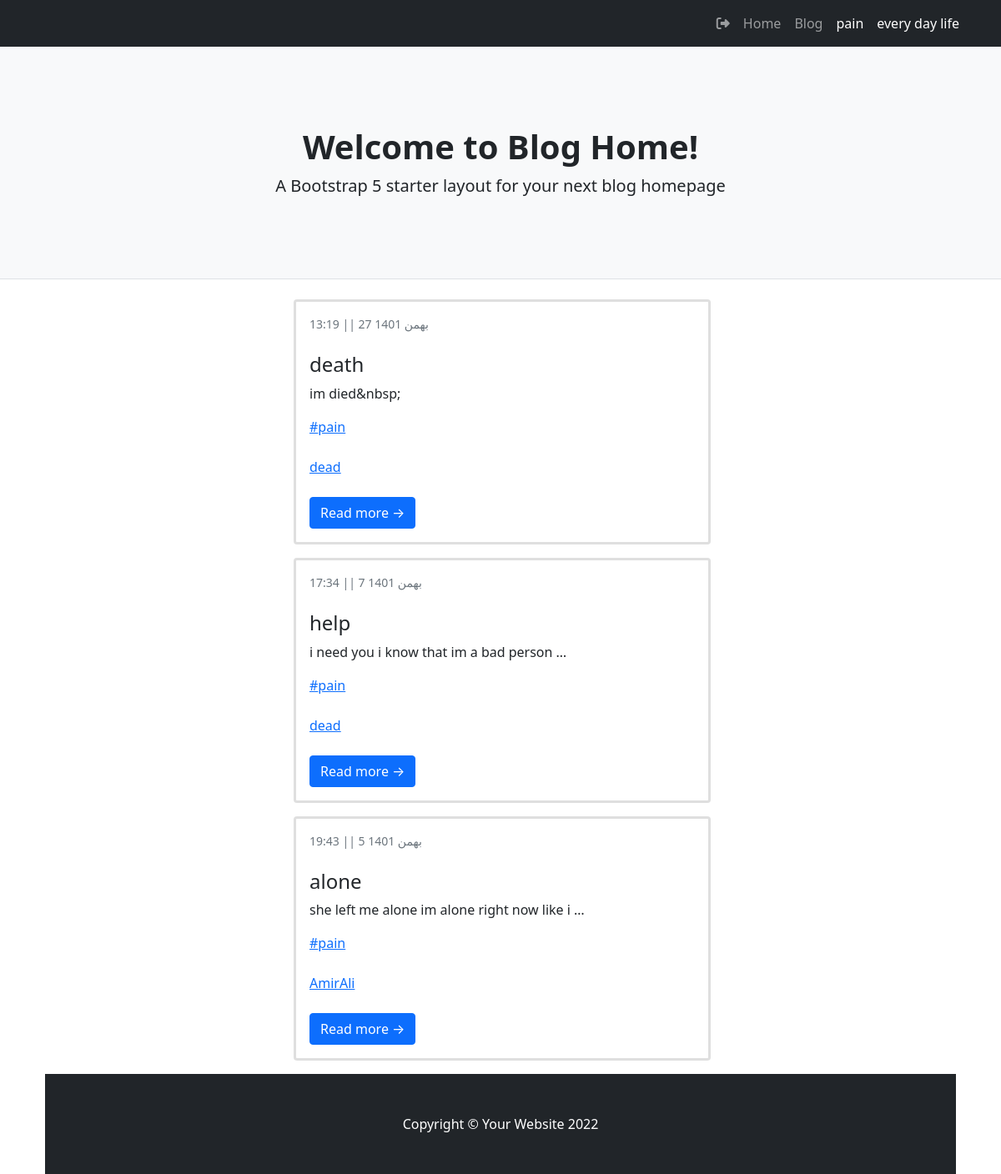
/category/pain, run on an earlier commit of the app's database.
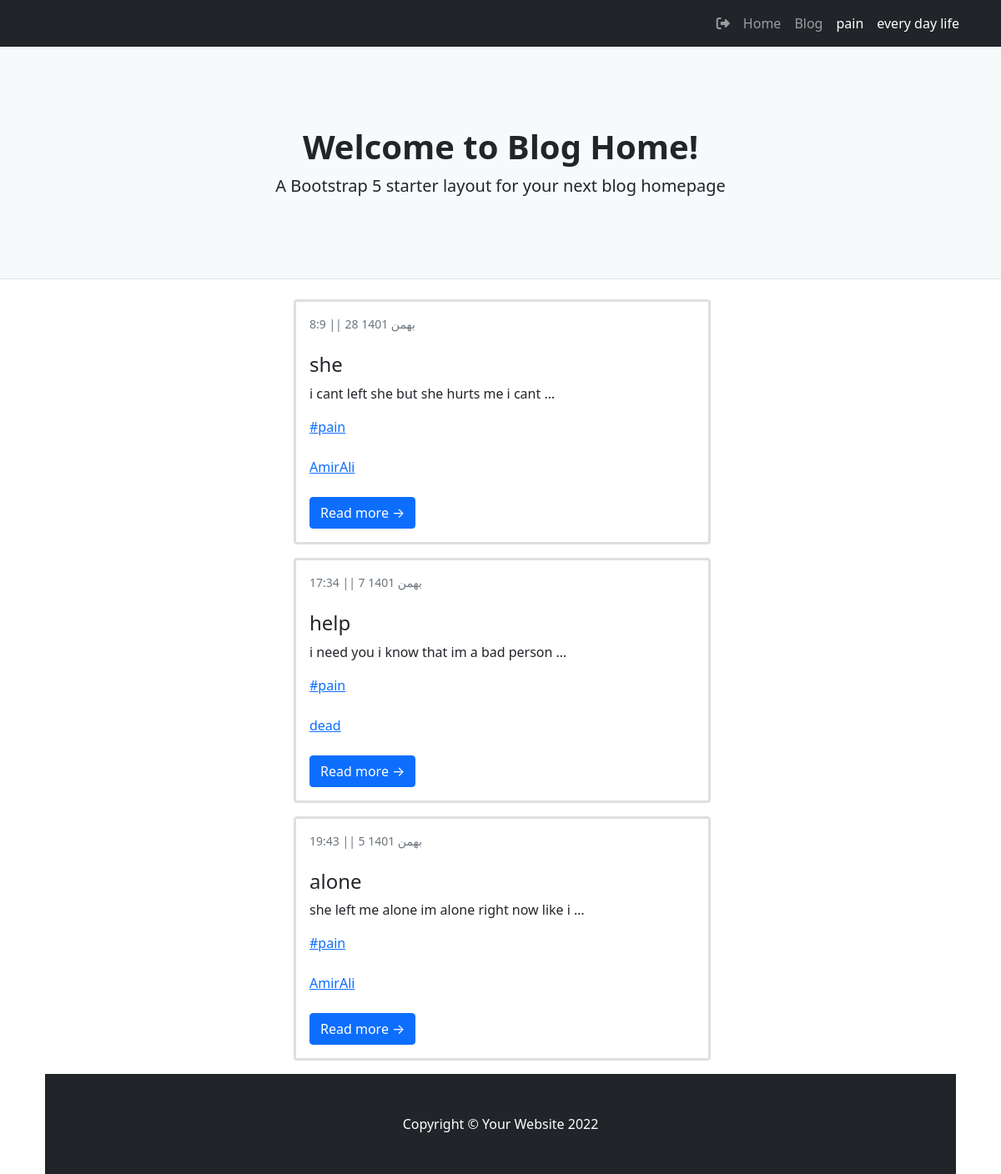
And on a later commit of the database.
### blog/models.py (models this page shows, shortened)
class Category(models.Model):
    parent = models.ForeignKey("self",default=None,null=True,blank=True,on_delete=models.SET_NULL,related_name='children')
    title = models.CharField(max_length=200)
    slug = models.SlugField(max_length=100,unique=True)
    status = models.BooleanField(default=True,verbose_name="show")
    position = models.IntegerField(verbose_name="order")
    class Meta:
        ordering = ['parent__id','position']
    objects = CategorytManager()

class Article(models.Model):
    STATUS_CHOICES=(
        ('d','draft'),
        ("p",'publish'),
        ("i","pendeing"),#در دست برسی
        ("b","back")#خانواده شده برگشت داده شده
    )
    author = models.ForeignKey(User,on_delete=models.SET_NULL,null=True,related_name="posts_of_author")# اختصاص دادن یک نویسدنده برای پست
    title = models.CharField(max_length=200)
    slug = models.SlugField(max_length=100,unique=True)
    category = models.ManyToManyField(Category,related_name="post_of_category")
    descriptions = models.TextField()
    publish= models.DateTimeField(default=timezone.now)
    created = models.DateTimeField(auto_now_add=True)
    updated = models.DateTimeField(auto_now=True)
    is_special = models.BooleanField(default=False,verbose_name="special post")
    status = models.CharField(max_length=1,choices=STATUS_CHOICES)
    class Meta:
        ordering = ["-publish"]
    def jalali_get_publish(self):
         return jalali_converter(self.publish)
    jalali_get_publish.short_description = "date published"
    def category_to_str(self):
        return ", ".join([category.title for category in self.category.active()])
    category_to_str.short_description = "category"  # این اطلاعات را با چه تایتلی در پنل ادمین نشان دهد
    objects = PostManager()

### account/models.py (models this page shows)
class User(AbstractUser):   #ارث بری از کلاس یوزر خود جنگو و ایجاد یوزر جدید برای استفاده توی پروژه
    is_author = models.BooleanField(default=False)
    special_user = models.DateTimeField(default=timezone.now)
    def special_or_not(self):
        if(timezone.now() < self.special_user):   #ایا یوزر الان یوزر طلایی هست یا ن
            return True
        else:
            return False
    special_or_not.boolean = True
    special_or_not.short_description = "special user"

### blog/views.py (the view)
# urls.py: path('category/<slug:slug>',Category_list.as_view(),name="category"),
class Category_list(ListView):
    paginate_by = 5  # """پیچ انیشین صفجه کتگوری"""
    template_name = "blog/category.html"
    def get_queryset(self):
        global category
        slug = self.kwargs.get("slug")
        category = get_object_or_404(Category.objects.active(),slug=slug)
        return category.post_of_category.published()
    def get_context_data(self, **kwargs):
        context = super().get_context_data(**kwargs)
        context["category"] = category
        return context

### blog/models.py (called while the page is built)
    def published(self):
        return self.filter(status="p")

    def active(self):
        return self.filter(status=True)

### blog/templatetags/base_tag.py (called while the page is built)
@register.inclusion_tag("blog/partial/navbar_tag.html")
def category_navbar():
    return {"category":Category.objects.filter(status = True)}

### extensions/jalali.py (called while the page is built)
    def persian_tuple(self):
        return self.persian_year, self.persian_month, self.persian_day

### extensions/utils.py (called while the page is built)
def jalali_converter(date):
    date_to_str = "{},{},{}".format(date.year,date.month,date.day)
    date_to_tuple = jalali.Gregorian(date_to_str).persian_tuple()
    date_to_list = list(date_to_tuple)
    for index , month in enumerate(ir_month):
        if date_to_list[1] == index+1:
            date_to_list[1]= month
            break
    output = f" ||  {date_to_list[2]} {date_to_list[1]} {date_to_list[0]}"
    output2 = f"    {date.hour}:{date.minute} "
    retu = [output,output2]
    return retu[1] + retu[0]

### templates/blog/category.html (shortened to what this page needs)
{%extends 'blog/base_list.html'%}

### templates/blog/base_list.html (shortened to what this page needs)
{%extends "blog/base.html"%}
{%block main%}
        <div class="container ">
            <div class="row">
                <div class="col-lg-8">
                  {%for post in object_list%}
                  <div class="card mb-3">
                      <div class="card-body">
                          <div class="small text-muted">{{post.jalali_get_publish}}</div>
                          <h2 class="card-title h4">{{post.title}}</h2>
                          <p class="card-text">{{post.descriptions|striptags | truncatewords:10}}</p>
                            {%for cat in post.category.active%}
                            <a href='{%url "blog:category" cat.slug%}'><p class="card-text">#{{cat.title}}</p></a> <br>
                            {%endfor%}
                            <a href='{%url "blog:author" post.author%}'><p class="card-text">{{post.author}}</p></a> <br>
                          <a class="btn btn-primary" href="{%url 'blog:Details' post.slug%}">Read more →</a>
                      </div>
                  </div>
                  {%endfor%}
            </div>
        </div>
{%endblock%}

### templates/blog/partial/navbar_tag.html (shortened to what this page needs)
<div class="collapse navbar-collapse" id="navbarSupportedContent">
    <ul class="navbar-nav ms-auto mb-2 mb-lg-0">
        <a class="nav-link " href="{% url "account:logout" %}" role="button"><i class="fa fa-sign-out" aria-hidden="true"></i></a>
        <li class="nav-item"><a class="nav-link" href="{%url 'blog:home'%}">Home</a></li>
        <li class="nav-item"><a class="nav-link" aria-current="page" href="{%url "blog:home"%}">Blog</a></li>
        {%for cat in category%}
            {%if cat.parent == None%}
                <li class="nav-item">
                    <a class="nav-link active" aria-current="page" href="{%url "blog:category" cat.slug %}">{{cat.title}}</a>
                </li>
            {%endif%}
        {%endfor%}
    </ul>
</div>

What changed in the data, as far as the page shows it:
removed Article: jalali_get_publish "13:19 || 27 بهمن 1401", title "death", descriptions "im died&nbsp;", author "dead", Category (title "pain")
added Article: jalali_get_publish "8:9 || 28 بهمن 1401", title "she", descriptions "i cant left she but she hurts me i cant …", author "AmirAli", Category (title "pain")
